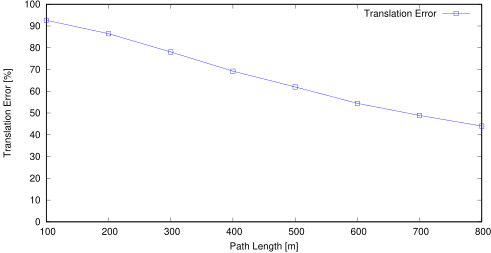

This figure's gnuplot source:
set term postscript eps enhanced color
set output "online_res=0.5_avg_tl.eps"
set size ratio 0.5
set yrange [0:*]
set xlabel "Path Length [m]"
set ylabel "Translation Error [%]"
plot "online_res=0.5_avg_tl.txt" using 1:($2*100) title 'Translation Error' lc rgb "#0000FF" pt 4 w linespoints
